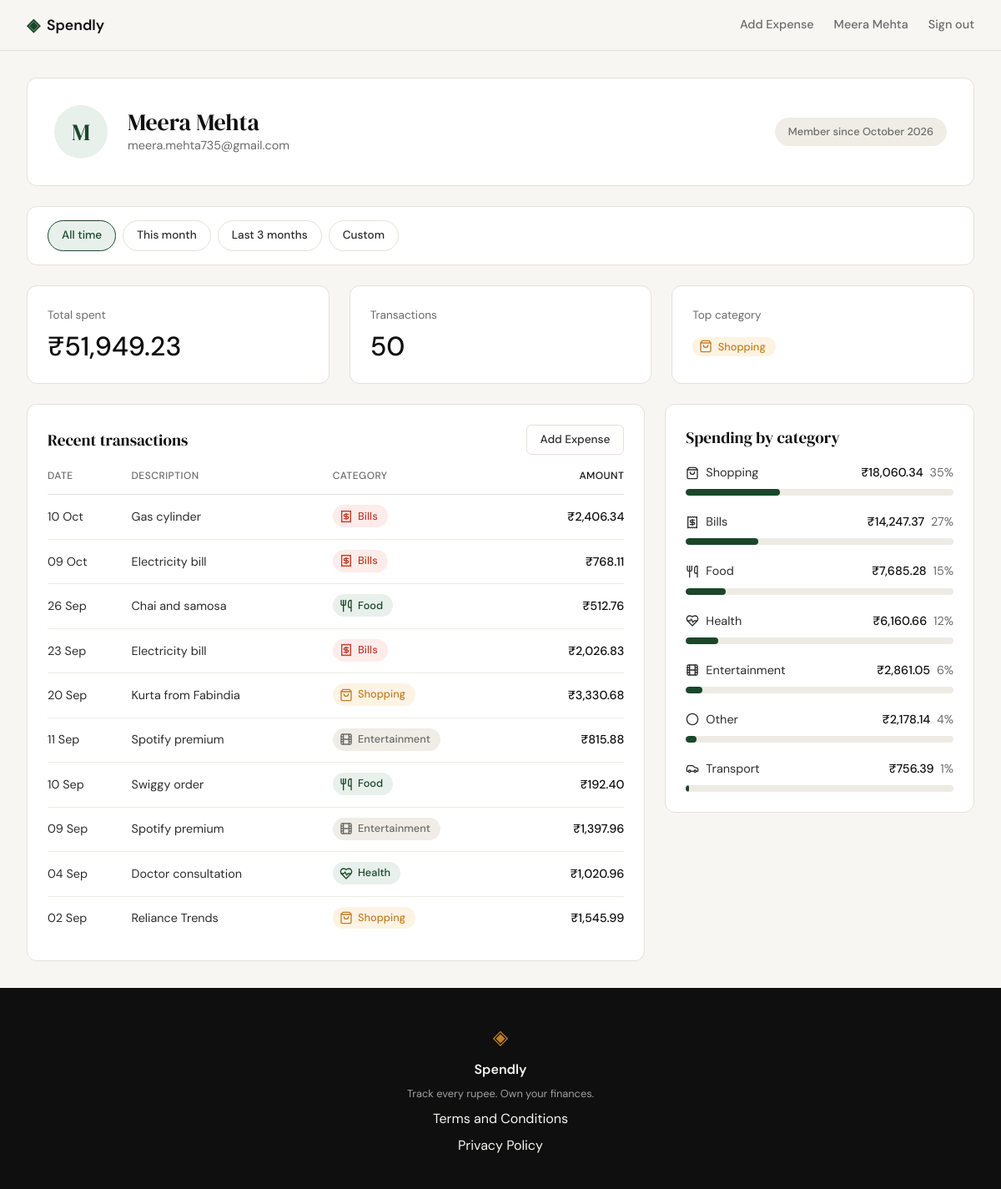
Screenshot of /profile (signed in) with the database file from the repository.
### tables this page shows
CREATE TABLE users (
                id            INTEGER PRIMARY KEY AUTOINCREMENT,
                name          TEXT NOT NULL,
                email         TEXT NOT NULL UNIQUE,
                password_hash TEXT NOT NULL,
                created_at    TEXT DEFAULT (datetime('now'))
            );

CREATE TABLE expenses (
                id          INTEGER PRIMARY KEY AUTOINCREMENT,
                user_id     INTEGER NOT NULL REFERENCES users (id),
                amount      REAL NOT NULL,
                category    TEXT NOT NULL,
                date        TEXT NOT NULL,
                description TEXT,
                created_at  TEXT DEFAULT (datetime('now'))
            );

### app.py (the view)
@app.route("/profile")
def profile():
    if not session.get("user_id"):
        return redirect(url_for("login"))
    user_id = session["user_id"]
    user = get_user_by_id(user_id)
    if user is None:
        session.clear()
        return redirect(url_for("login"))
    start, end, error = parse_date_range(request.args)
    presets = date_presets(date.today())
    matched = next(
        (p for p in presets if (p["start"], p["end"]) == (start, end)), None
    )
    custom_active = (
        request.args.get("range") == "custom" or error is not None or matched is None
    )
    for preset in presets:
        preset["active"] = preset is matched and not custom_active
    return render_template(
        "profile.html",
        user=user,
        stats=get_summary_stats(user_id, start, end),
        categories=get_category_breakdown(user_id, start, end),
        transactions=get_recent_transactions(
            user_id, start_date=start, end_date=end
        ),
        start=start,
        end=end,
        error=error,
        filtered=bool(start or end),
        presets=presets,
        custom_active=custom_active,
    )

### app.py (called while the page is built)
@app.template_filter("inr")
def inr(value):
    sign = "-" if value < 0 else ""
    whole, _, paise = f"{abs(value):.2f}".partition(".")
    head, tail = whole[:-3], whole[-3:]
    groups = []
    while len(head) > 2:
        groups.insert(0, head[-2:])
        head = head[:-2]
    if head:
        groups.insert(0, head)
    return f"{sign}₹{','.join(groups + [tail])}.{paise}"

@app.template_filter("short_date")
def short_date(value):
    return datetime.strptime(value, "%Y-%m-%d").strftime("%d %b")

def parse_date_range(args):
    bounds = []
    for key in ("start", "end"):
        value = args.get(key, "").strip()
        if value:
            try:
                datetime.strptime(value, "%Y-%m-%d")
            except ValueError:
                return None, None, "Enter dates as YYYY-MM-DD."
        bounds.append(value or None)
    start, end = bounds
    if start and end and start > end:
        return None, None, "Start date must be on or before end date."
    return start, end, None

def date_presets(today):
    month_end = today.replace(day=calendar.monthrange(today.year, today.month)[1])
    months_back = today.year * 12 + today.month - 1 - 2
    three_months_start = date(months_back // 12, months_back % 12 + 1, 1)
    return [
        {"label": "All time", "start": None, "end": None},
        {
            "label": "This month",
            "start": today.replace(day=1).isoformat(),
            "end": month_end.isoformat(),
        },
        {
            "label": "Last 3 months",
            "start": three_months_start.isoformat(),
            "end": month_end.isoformat(),
        },
    ]

### database/db.py (called while the page is built)
def get_db():
    conn = sqlite3.connect(DB_PATH)
    conn.row_factory = sqlite3.Row
    conn.execute("PRAGMA foreign_keys = ON")
    return conn

### database/queries.py (called while the page is built)
def _date_clause(start_date, end_date):
    clause = ""
    params = []
    if start_date:
        clause += " AND date >= ?"
        params.append(start_date)
    if end_date:
        clause += " AND date <= ?"
        params.append(end_date)
    return clause, params

### templates/profile.html (shortened to what this page needs)
{% extends "base.html" %}
{% macro category_icon(name) -%}
<svg class="cat-icon" viewBox="0 0 24 24" fill="none" stroke="currentColor" stroke-width="2" stroke-linecap="round" stroke-linejoin="round" aria-hidden="true">
    {%- if name == "Food" -%}
    <path d="M3 2v7c0 1.1.9 2 2 2h4a2 2 0 0 0 2-2V2"/><path d="M7 2v20"/><path d="M21 15V2a5 5 0 0 0-5 5v6c0 1.1.9 2 2 2h3Zm0 0v7"/>
    {%- elif name == "Transport" -%}
    <path d="M19 17h2c.6 0 1-.4 1-1v-3c0-.9-.7-1.7-1.5-1.9C18.7 10.6 16 10 16 10s-1.3-1.4-2.2-2.3c-.5-.4-1.1-.7-1.8-.7H5c-.6 0-1.1.4-1.4.9l-1.4 2.9A3.7 3.7 0 0 0 2 12v4c0 .6.4 1 1 1h2"/><circle cx="7" cy="17" r="2"/><path d="M9 17h6"/><circle cx="17" cy="17" r="2"/>
    {%- elif name == "Bills" -%}
    <path d="M4 2v20l2-1 2 1 2-1 2 1 2-1 2 1 2-1 2 1V2l-2 1-2-1-2 1-2-1-2 1-2-1-2 1Z"/><path d="M16 8h-6a2 2 0 1 0 0 4h4a2 2 0 1 1 0 4H8"/><path d="M12 17.5v-11"/>
    {%- elif name == "Health" -%}
    <path d="M19 14c1.5-1.5 3-3.2 3-5.5A5.5 5.5 0 0 0 16.5 3c-1.8 0-3 .5-4.5 2-1.5-1.5-2.7-2-4.5-2A5.5 5.5 0 0 0 2 8.5c0 2.3 1.5 4 3 5.5l7 7Z"/><path d="M3.2 12H8l2-3 3 6 2-3h4.8"/>
    {%- elif name == "Entertainment" -%}
    <rect width="18" height="18" x="3" y="3" rx="2"/><path d="M7 3v18"/><path d="M3 7.5h4"/><path d="M3 12h18"/><path d="M3 16.5h4"/><path d="M17 3v18"/><path d="M17 7.5h4"/><path d="M17 16.5h4"/>
    {%- elif name == "Shopping" -%}
    <path d="M6 2 3 6v14a2 2 0 0 0 2 2h14a2 2 0 0 0 2-2V6l-3-4Z"/><path d="M3 6h18"/><path d="M16 10a4 4 0 0 1-8 0"/>
    {%- else -%}
    <circle cx="12" cy="12" r="10"/>
    {%- endif -%}
</svg>
{%- endmacro %}
{% macro category_badge(name) -%}
<span class="badge badge-{{ name | lower }}">{{ category_icon(name) }}{{ name }}</span>
{%- endmacro %}
{% block content %}
<div class="profile-page">
    <section class="profile-card" aria-label="Account">
        <div class="avatar" aria-hidden="true">{{ user.name[0] | upper }}</div>
        <div class="profile-info">
            <h1 class="profile-name">{{ user.name }}</h1>
            <p class="profile-email">{{ user.email }}</p>
        </div>
        <span class="profile-since">Member since {{ user.member_since }}</span>
    </section>
    <section class="date-filter" aria-label="Filter by date">
        <div class="date-filter-head">
            <nav class="preset-tabs" aria-label="Quick date ranges">
                {% for preset in presets %}
                <a class="preset-tab{% if preset.active %} is-active{% endif %}"
                   href="{{ url_for('profile', start=preset.start, end=preset.end) }}"
                   {%- if preset.active %} aria-current="true"{% endif %}>{{ preset.label }}</a>
                {% endfor %}
                <a class="preset-tab{% if custom_active %} is-active{% endif %}"
                   href="{{ url_for('profile', range='custom', start=start, end=end) }}"
                   {%- if custom_active %} aria-current="true"{% endif %}>Custom</a>
            </nav>
        </div>
    </section>
    <section class="profile-stats" aria-label="Spending summary">
        <div class="stat-tile">
            <p class="stat-label">Total spent</p>
            <p class="stat-value">{{ stats.total_spent | inr }}</p>
        </div>
        <div class="stat-tile">
            <p class="stat-label">Transactions</p>
            <p class="stat-value">{{ stats.transaction_count }}</p>
        </div>
        <div class="stat-tile">
            <p class="stat-label">Top category</p>
            <p class="stat-value stat-value-badge">{% if stats.top_category == "—" %}—{% else %}{{ category_badge(stats.top_category) }}{% endif %}</p>
        </div>
    </section>
    <div class="profile-grid">
        <section class="panel" aria-labelledby="transactions-title">
            <div class="panel-head">
                <h2 class="panel-title" id="transactions-title">Recent transactions</h2>
                <a class="btn-ghost" href="{{ url_for('add_expense') }}">Add Expense</a>
            </div>
            {% if transactions %}
            <table class="txn-table">
                <thead>
                    <tr>
                        <th scope="col">Date</th>
                        <th scope="col">Description</th>
                        <th scope="col">Category</th>
                        <th scope="col" class="amount">Amount</th>
                    </tr>
                </thead>
                <tbody>
                    {% for t in transactions %}
                    <tr>
                        <td class="txn-date">{{ t.date | short_date }}</td>
                        <td class="txn-desc">{{ t.description }}</td>
                        <td class="txn-cat">{{ category_badge(t.category) }}</td>
                        <td class="amount">{{ t.amount | inr }}</td>
                    </tr>
                    {% endfor %}
                </tbody>
            </table>
            {% else %}
            <p class="empty-state">{% if filtered %}No transactions in this date range.{% else %}No transactions yet.{% endif %}</p>
            {% endif %}
        </section>
        <section class="panel" aria-labelledby="breakdown-title">
            <h2 class="panel-title" id="breakdown-title">Spending by category</h2>
            {% if categories %}
            <ul class="breakdown-list">
                {% for c in categories %}
                <li class="breakdown-row">
                    <div class="breakdown-head">
                        <span class="breakdown-name">{{ category_icon(c.name) }}{{ c.name }}</span>
                        <span class="breakdown-amount">{{ c.amount | inr }} <span class="breakdown-percent">{{ c.pct }}%</span></span>
                    </div>
                    <progress class="breakdown-bar" max="100" value="{{ c.pct }}" aria-label="{{ c.name }} share of spending">{{ c.pct }}%</progress>
                </li>
                {% endfor %}
            </ul>
            {% else %}
            <p class="empty-state">{% if filtered %}No spending in this date range.{% else %}No spending to break down yet.{% endif %}</p>
            {% endif %}
        </section>
    </div>
</div>
{% endblock %}

### templates/base.html (shortened to what this page needs)
<!DOCTYPE html>
<html lang="en">
<head>
    <link rel="stylesheet" href="{{ url_for('static', filename='css/style.css') }}">
</head>
<body>
    <nav class="navbar">
        <div class="nav-inner">
            <a href="{{ url_for('landing') }}" class="nav-brand">
                <span class="brand-icon">◈</span>
                <span class="brand-name">Spendly</span>
            </a>
            <div class="nav-links">
                {% if session.get('user_id') %}
                <a href="{{ url_for('add_expense') }}" class="nav-keep">Add Expense</a>
                <a href="{{ url_for('profile') }}" class="nav-keep nav-user">{{ session.get('user_name') }}</a>
                <a href="{{ url_for('logout') }}" class="nav-keep">Sign out</a>
                {% else %}
                <a href="{{ url_for('login') }}">Sign in</a>
                <a href="{{ url_for('register') }}" class="nav-cta">Get started</a>
                {% endif %}
            </div>
        </div>
    </nav>
    <main class="main-content">
        {% block content %}{% endblock %}
    </main>
    <footer class="footer">
        <div class="footer-inner">
            <span class="brand-icon">◈</span>
            <span class="footer-name">Spendly</span>
            <p class="footer-copy">Track every rupee. Own your finances.</p>
            <a href="{{ url_for('terms') }}">Terms and Conditions</a>
            <a href="{{ url_for('privacy') }}">Privacy Policy</a>
        </div>
    </footer>
</body>
</html>

### rows the page displays
users: get "Meera Mehta", name "M", name "Meera Mehta", email "meera.mehta735@gmail.com"
expenses: date|short_date "10 Oct", description "Gas cylinder", category "Bills", amount|inr "₹2,406.34"
expenses: date|short_date "09 Oct", description "Electricity bill", category "Bills", amount|inr "₹768.11"
expenses: date|short_date "26 Sep", description "Chai and samosa", category "Food", amount|inr "₹512.76"
expenses: date|short_date "23 Sep", description "Electricity bill", category "Bills", amount|inr "₹2,026.83"
expenses: date|short_date "20 Sep", description "Kurta from Fabindia", category "Shopping", amount|inr "₹3,330.68"
expenses: date|short_date "11 Sep", description "Spotify premium", category "Entertainment", amount|inr "₹815.88"
expenses: date|short_date "10 Sep", description "Swiggy order", category "Food", amount|inr "₹192.40"
expenses: date|short_date "09 Sep", description "Spotify premium", category "Entertainment", amount|inr "₹1,397.96"
expenses: date|short_date "04 Sep", description "Doctor consultation", category "Health", amount|inr "₹1,020.96"
expenses: date|short_date "02 Sep", description "Reliance Trends", category "Shopping", amount|inr "₹1,545.99"

### other values shown
{{ user.member_since }} "October 2026"
{{ preset.label }} "All time" "This month" "Last 3 months"
{{ stats.total_spent | inr }} "₹51,949.23"
{{ stats.transaction_count }} "50"
{{ name }} "Shopping"
{{ c.name }} "Shopping" "Bills" "Food" "Health" "Entertainment" "Other" "Transport"
{{ c.amount | inr }} "₹18,060.34" "₹14,247.37" "₹7,685.28" "₹6,160.66" "₹2,861.05" "₹2,178.14" "₹756.39"
{{ c.pct }} "35" "27" "15" "12" "6" "4" "1"
